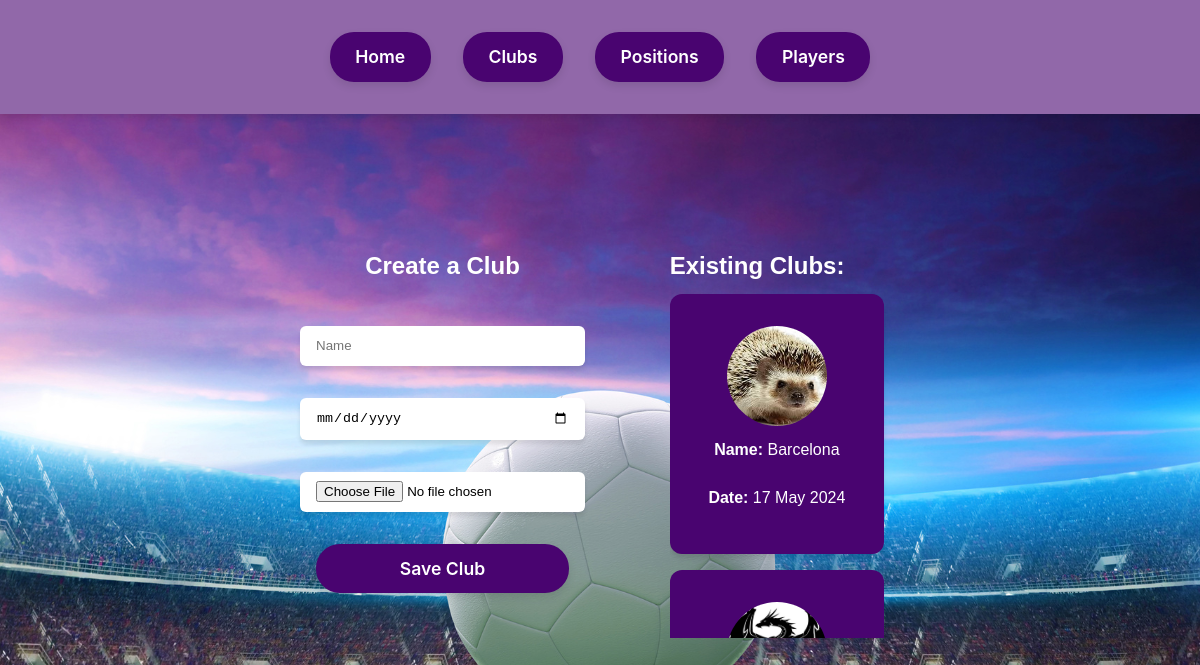
Page /clubs/ on the committed database.
### www/models.py (models this page shows, shortened)
class Club(models.Model):
    name = models.CharField(max_length=100)
    date = models.DateTimeField(max_length=10)
    photo = models.ImageField(upload_to='images')

### www/views.py (the view)
# urls.py: path('clubs/', views.clubs, name='clubs'),
def clubs(request):
    if request.method == 'POST':
        form = ClubsForm(request.POST, request.FILES)
        if form.is_valid():
            form.save()
            return redirect('clubs')
    else:
        form = ClubsForm()
    clubs_list = Club.objects.all()
    return render(request, 'www/clubs.html', {'form': form, 'clubs': clubs_list})

### www/forms.py
class ClubsForm(forms.ModelForm):
    name = forms.CharField(max_length=15, widget=forms.TextInput(attrs={'placeholder': 'Name'}))
    date = forms.DateField(widget=forms.DateInput(attrs={'type': 'date', 'placeholder': 'Date'}))
    photo = forms.ImageField(widget=forms.FileInput(attrs={'placeholder': 'Choose a photo'}))
    class Meta:
        model = Club
        fields = '__all__'

### www/templates/www/clubs.html (shortened to what this page needs)
<!DOCTYPE html>
<html lang="en">
<head>
    {% load static %}
    <link rel="stylesheet" href="{% static 'reset.css' %}">
    <link rel="stylesheet" href="{% static 'header.css' %}">
    <link rel="stylesheet" href="{% static 'main.css' %}">
    <link rel="stylesheet" href="{% static 'clubs.css' %}">
</head>
<body>
    <header>
        <div class="container">
            <a href="{% url 'index' %}"><button class="button">Home</button></a>
            <a href="{% url 'clubs' %}"><button class="button">Clubs</button></a>
            <a href="{% url 'positions' %}"><button class="button">Positions</button></a>
            <a href="{% url 'players' %}"><button class="button">Players</button></a>
        </div>
    </header>
    <section class="clubs">
        <div class="container">
            <div class="create_club">
                <h1 class="title">Create a Club</h1>
                <form method="post" enctype="multipart/form-data">
                    {{ form.name }}
                    {{ form.date }}
                    {{ form.photo }}
                    <button type="submit" class="button">Save Club</button>
                </form>
            </div>
            <div class="existing_clubs">
                <h1 class="title">Existing Clubs:</h1>
                    {% for club in clubs %}
                        <a class="card" href="{% url 'club_detail' club.id %}">
                            <img src="{{ club.photo.url }}" alt="{{ club.name }}" width="100">
                            <p><span>Name:</span> {{ club.name }}</p>
                            <p><span>Date:</span> {{ club.date|date:"j F Y" }}</p>
                        </a>
                    {% endfor %}
            </div>
        </div>
    </section>
</body>
</html>

### static/header.css (style rules this page uses)
header { display: flex; align-items: center; justify-content: center; padding: 2em 0; box-shadow: 0px 4px 8px rgba(0, 0, 0, 0.1); margin-bottom: 0.25em; background-color: #9168A9; }
button { margin: 0 1rem; background-color: #490470; border: 0 solid #490470; border-radius: 1.5rem; box-sizing: border-box; color: #fff; cursor: pointer; display: inline-block; font-family: "Basier circle",-apple-system,system-ui,"Segoe UI",Roboto,"Helvetica Neue",Arial,"Noto Sans",sans-serif,"Apple Color Emoji","Segoe UI Emoji","Segoe UI Symbol","Noto Color Emoji"; font-size: 1.1rem; font-weight: 600; line-height: 1; padding: 1rem 1.6rem; text-align: center; text-decoration: none #0d172a solid; text-decoration-thickness: auto; transition: all .1s cubic-bezier(.4, 0, .2, 1); box-shadow: 0px 4px 8px rgba(0, 0, 0, 0.1); user-select: none; -webkit-user-select: none; touch-action: manipulation; }

### static/main.css (style rules this page uses)
h1 { margin-top: 1rem; }
.card { display: flex; align-items: center; justify-content: center; flex-direction: column; background-color: #490470; color: #fff; border-radius: 12px; padding: 2rem; box-shadow: 0px 4px 4px rgba(0, 0, 0, 0.1); margin-right: 1rem; margin-bottom:1rem; }
.card > img { height: 100px; width: 100px; border-radius: 50%; object-fit: cover; }
.card > p { font-size: 1rem; margin: 1rem 0; }
a { text-decoration: none; }

### static/clubs.css (style rules this page uses)
.clubs { display: flex; align-items: center; justify-content: center; height: 80vh; }
.clubs > .container { width: 50%; justify-content: space-between; align-items: flex-start; }
.create_club { display: flex; flex-direction: column; }
.create_club > form { display: flex; flex-direction: column; }
.title { font-size: 1.5rem; font-weight: bold; align-self: center; color: #fff; margin-bottom: 1rem; }
form > button { margin-top: 2rem; }
.existing_clubs { overflow: auto; height: 50vh; }

### rows in the picture
Club: photo (picture), name "Barcelona", date "17 May 2024"
Club: photo (picture)
